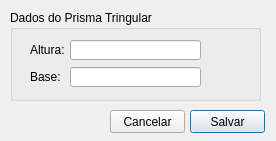
<?xml version="1.0" encoding="UTF-8"?>
<ui version="4.0">
 <class>WinParametrosPrismaTriangular</class>
 <widget class="QDialog" name="Dialog">
  <property name="geometry">
   <rect>
    <x>0</x>
    <y>0</y>
    <width>276</width>
    <height>141</height>
   </rect>
  </property>
  <property name="windowTitle">
   <string>Parâmetros - Prisma Triangular</string>
  </property>
  <widget class="QGroupBox" name="groupBox">
   <property name="geometry">
    <rect>
     <x>10</x>
     <y>10</y>
     <width>251</width>
     <height>91</height>
    </rect>
   </property>
   <property name="title">
    <string>Dados do Prisma Tringular</string>
   </property>
   <widget class="QLineEdit" name="textRaio">
    <property name="geometry">
     <rect>
      <x>60</x>
      <y>30</y>
      <width>131</width>
      <height>20</height>
     </rect>
    </property>
   </widget>
   <widget class="QLabel" name="label">
    <property name="geometry">
     <rect>
      <x>20</x>
      <y>33</y>
      <width>46</width>
      <height>14</height>
     </rect>
    </property>
    <property name="text">
     <string>Altura:</string>
    </property>
   </widget>
   <widget class="QLineEdit" name="textRaio_2">
    <property name="geometry">
     <rect>
      <x>60</x>
      <y>57</y>
      <width>131</width>
      <height>20</height>
     </rect>
    </property>
   </widget>
   <widget class="QLabel" name="label_2">
    <property name="geometry">
     <rect>
      <x>20</x>
      <y>60</y>
      <width>46</width>
      <height>14</height>
     </rect>
    </property>
    <property name="text">
     <string>Base:</string>
    </property>
   </widget>
  </widget>
  <widget class="QPushButton" name="btnSalvar">
   <property name="geometry">
    <rect>
     <x>190</x>
     <y>110</y>
     <width>75</width>
     <height>23</height>
    </rect>
   </property>
   <property name="text">
    <string>Salvar</string>
   </property>
  </widget>
  <widget class="QPushButton" name="btnCancelar">
   <property name="geometry">
    <rect>
     <x>110</x>
     <y>110</y>
     <width>75</width>
     <height>23</height>
    </rect>
   </property>
   <property name="text">
    <string>Cancelar</string>
   </property>
  </widget>
 </widget>
 <resources/>
 <connections/>
</ui>
